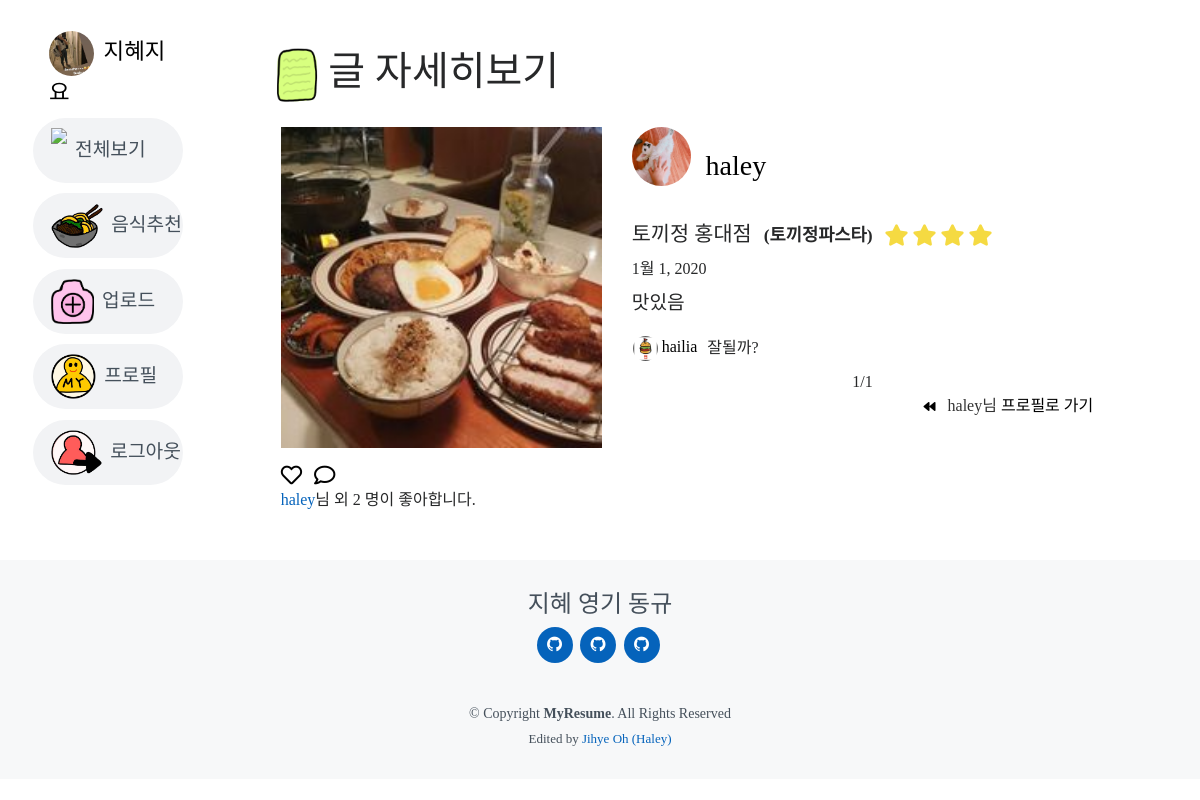
The app's page /reviews/haley/11/ (signed in) with its own data.
### accounts/models.py (models this page shows)
class User(AbstractUser):
    user_phone = models.CharField(max_length=13)
    user_created = models.DateTimeField(auto_now_add=True)
    user_score = models.IntegerField(default=0)
    user_profile_image = ProcessedImageField(
                    upload_to = 'user_profile_image',
                    processors=[ResizeToFill(500, 500)],
                    format='JPEG',
                    options={
                        'quality': 70},
                    default='default.png'
    )
    followers = models.ManyToManyField(settings.AUTH_USER_MODEL, related_name='followings')
    user_intro = models.CharField(max_length=40)

### maps/models.py (models this page shows)
class Review(models.Model):
    lat = models.FloatField()
    lng = models.FloatField()
    restaurant_address = models.CharField(max_length=30)
    restaurant_name = models.CharField(max_length=30)
    food_name = models.CharField(max_length=30)
    food_review = models.CharField(max_length=30)
    food_star = models.IntegerField()
    food_image = ProcessedImageField(
                upload_to='upload_photo',
                processors=[ResizeToFill(200, 200)],
                format='JPEG',
                options={
                    'quality': 80}
    )
    visit_date = models.DateField(auto_now_add=False)
    food_kind = models.CharField(max_length=10)
    user = models.ForeignKey(settings.AUTH_USER_MODEL, on_delete=models.CASCADE)
    like_users = models.ManyToManyField(settings.AUTH_USER_MODEL, related_name='like_reviews')
    class Meta:
        ordering = ['-id']

class Comment(models.Model):
    contents = models.TextField()
    created_at = models.DateTimeField(auto_now_add=True)
    review = models.ForeignKey(Review, on_delete=models.CASCADE, related_name='which_review')
    user = models.ForeignKey(settings.AUTH_USER_MODEL, on_delete=models.CASCADE, related_name='which_user')
    class Meta:
        ordering = ['-created_at']

### maps/views.py (the view)
# urls.py: path('<str:username>/<int:review_pk>/', views.review_detail, name='review-detail'),
@login_required
@require_http_methods(['GET', 'POST'])
def review_detail(request, username, review_pk):
    rankings = user_ranking()
    review = Review.objects.get(pk=review_pk)
    comments = Comment.objects.all()
    send_comments = []
    for comment in comments:
        if comment.review_id == review_pk:
            valid_comment = comment
            send_comments.append(valid_comment)
    for send in send_comments:
        print(send.review_id)
        print(send.contents)
        print(send.review.user.username)
    paginator = Paginator(send_comments, 5)
    page_number = request.GET.get('page')
    send_comments = paginator.get_page(page_number)
    context = {
        'review' : review,
        'comments' : comments,
        'rankings' : rankings,
        'send_comments' : send_comments,
    }
    return render(request, 'maps/review_detail.html', context)

### maps/views.py (called while the page is built)
def user_ranking():
    User = get_user_model()
    users = User.objects.all()
    if len(users) >3:
        while len(users) == 3:
            del users[-1]
    ranking = {
        'ranking' : users,
    }
    return ranking

### maps/templates/maps/review_detail.html (shortened to what this page needs)
{% extends 'base.html' %}
{% load bootstrap4 %}
{% load static %}
{% block content %}
<div class="container4 mt-5">
    <h1><img src="{% static 'img/nav/review.png' %}" class="page-icon mr-2 ml-2">글 자세히보기</h1>
    <div class="container mt-4" >
        <div class="row">
            <div class="col-5 d-flex align-items-center justify-space-center">
                <div style="width:100%">
                    <img src="{{ review.food_image.url }}" width="100%"><br>
                    <div class="mt-3">
                        <div>
                            <div>
                                {% if request.user in review.like_users.all %}
                                <i role="button" class="fas fa-heart fa-lg like-button" data-id="{{ review.pk }}" style="color: red;"></i>
                                {% else %}
                                <i role="button" class="far fa-heart fa-lg like-button" data-id="{{ review.pk }}" style="color: black;"></i>
                                {% endif %}
                                {% if request.user.is_authenticated %}
                                <a href="#" style="color:black"><i onclick="window.open('http://127.0.0.1:8000/reviews/{{ request.user.username }}/{{ review.pk }}/comment/create', '댓글달기', 'width=700, height=500, top=200, left=400, toolbar=no, scrollbars=no, resizable=no');"class="far fa-comment fa-lg ml-2"></i></a>
                                {% endif %}
                                {% if review.like_users.count > 1 %}
                                <span class="user-select-none d-block"><a href="{% url 'accounts:profile' review.like_users.all|random %}">{{ review.like_users.all|random }}</a>님 외 {{ review.like_users.count }} 명이 좋아합니다.</span>
                                {% endif %}
                            </div>
                        </div>
                    </div>
                </div>
            </div>
            <div class="col-7">
                <a style="color:black;" href="{% url 'accounts:profile' review.user.username %}">
                    <h3><img src="{{ review.user.user_profile_image.url }}" class="rounded-circle mr-2 mb-4 all-profile" >
                    {{ review.user.username }}</h3>
                </a>
                <span class="mt-2" style="font-size:1.3rem">{{ review.restaurant_name }}</span>
                <span class="font-bold ml-2 mr-2" style="font-size:1.1rem">({{ review.food_name }})</span>
                {% if review.food_star == 5 %}
                <i class="fas fa-star fa-lg mr-1" style="color:#f5da42"></i><i class="fas fa-star fa-lg mr-1" style="color:#f5da42"></i><i class="fas fa-star fa-lg mr-1" style="color:#f5da42"></i><i class="fas fa-star fa-lg mr-1" style="color:#f5da42"></i><i class="fas fa-star fa-lg mr-1" style="color:#f5da42"></i>
                {% elif review.food_star == 4 %}
                <i class="fas fa-star fa-lg mr-1" style="color:#f5da42"></i><i class="fas fa-star fa-lg mr-1" style="color:#f5da42"></i><i class="fas fa-star fa-lg mr-1" style="color:#f5da42"></i><i class="fas fa-star fa-lg mr-1" style="color:#f5da42"></i>
                {% elif review.food_star == 3 %}
                <i class="fas fa-star fa-lg mr-1" style="color:#f5da42"></i><i class="fas fa-star fa-lg mr-1" style="color:#f5da42"></i><i class="fas fa-star fa-lg mr-1" style="color:#f5da42"></i>
                {% elif review.food_star == 2 %}
                <i class="fas fa-star fa-lg mr-1" style="color:#f5da42"></i><i class="fas fa-star fa-lg mr-1" style="color:#f5da42"></i>
                {% else %}
                <i class="fas fa-star fa-lg mr-1" style="color:#f5da42"></i>
                {% endif %}
                <span class="d-block font-light mt-2" style="font-size:1.0rem">{{ review.visit_date }}</span>
                <div class="portfolio-info mb-3">
                    <p class="mt-2 mb-1" style="font-size:1.2em">{{ review.food_review }}</p>
                </div>
                {% for comment in send_comments %}
                <div class="mb-2">
                    <table style="border:white">
                        <tr>
                            <td><a style="color:black" href="{% url 'accounts:profile' comment.user.username %}"><span><img src="{{ comment.user.user_profile_image.url }}" width="25px"class="rounded-circle mr-1" >{{ comment.user.username }}</span></a></td>
                            <td><span class="ml-2 d-inline font-light">{{ comment.contents }}</span></td>
                        </tr>
                    </table>
                </div>
                {% endfor %}
                <div class="pagination d-flex justify-content-center">
                    <span class="step-links">
                    <span class="current">
                        {{ send_comments.number }}/{{ send_comments.paginator.num_pages }}
                    </span>
                    </span>
                </div>
                <div class="d-flex align-items-row justify-content-end">
                    {% if review.user == request.user %}
                    <a style="color:black" href="{% url 'accounts:profile' request.user.username %}">
                    {% else %}
                    <a style="color:black" href="{% url 'accounts:profile' review.user.username %}">
                    {% endif %}
                        <i class="fas fa-backward fa-xs mr-2" style="color:black"></i>
                            {% if review.user == request.user %}
                                내 프로필로
                            {% else %}
                                <span style="color:black; opacity:0.8;" class="mr-1">{{ review.user }}님</span>프로필로 가기
                            {% endif %}
                    </a>
                </div>
            </div>
        </div>
    </div>
</div>
{% endblock %}

### foother/templates/_nav.html (shortened to what this page needs)
{% load static %}
  <header id="header" class="mt-2" >
  <link rel="stylesheet" href="https://use.fontawesome.com/releases/v5.13.1/css/all.css">
    <div class="text-left ml-3 mt-2 mb-2">
      {% if request.user.is_authenticated %}
          <a href="{% url 'accounts:profile' request.user.username %}" style="color:black; font-size:1.4rem">
          <img src="{{ request.user.user_profile_image.url }}" class="rounded-circle nav-user-icon mr-1">
          {{ request.user }}</a>
      {% endif %}
    </div>
    <nav class="nav-menu d-flex flex-column justify-content-flex-start">
      <ul>
        <li><a href="{% url 'maps:review-all' %}"><img src="{% static 'img/nav/all.png' %}" class="nav-icon mr-2 ">전체보기</a></li>
        <li><a href="{% url 'foother-index' %}"><img src="{% static 'img/nav/foodrec.png' %}" class="nav-icon mr-2 ">음식추천</a></li>
        {% if request.user.is_authenticated %}
        <li><a href="{% url 'maps:review-create' %}"><img src="{% static 'img/nav/upload.png' %}" class="nav-icon mr-2 ">업로드</a></li>
        <li><a href="{% url 'accounts:profile' request.user.username  %}"><img src="{% static 'img/nav/profile.png' %}" class="nav-icon mr-2">프로필</a></li>
        {% endif %}
      {% if request.user.is_authenticated %}
        <li><a href="{% url 'accounts:logout' %}"><img src="{% static 'img/nav/logout.png' %}" class="nav-icon mr-2 ">로그아웃</a></li>
      {% endif %}
      </ul>
    </nav>
  </header>

### foother/static/style/style.css (style rules this page uses)
body { font-family: 'InfinitySans-RegularA1'; color: #272829; }
a { color: #0563bb; }
#header { margin-left: 1.5%; width : 15%; position: fixed; top: 0; left: 0; bottom: 0; z-index: 9997; transition: all 0.5s; padding: 15px; overflow-y: auto; }
.nav-menu * { margin: 0; padding: 0; list-style: none; }
.nav-menu > ul > li { position: relative; white-space: nowrap; }
.nav-menu a { display: flex; align-items: center; color: #45505b; padding: 10px 18px; margin-bottom: 7%; transition: 0.3s; font-size: 1.2rem; border-radius: 40px; background: #f2f3f5; height: 50%; width: 100%; overflow: hidden; transition: 0.3s; }
@media (min-width: 992px) { .nav-menu a { width: 100%; } }
.container4 { margin-left : 4%; margin-right : 2%; }
.nav-icon { height : 45px; }
.page-icon { height : 55px; }
.nav-user-icon { height : 45px; }
.all-profile { width: 2.1em; }
.font-light { font-weight:200; }
.font-bold { font-weight:700; }

### records on screen
User: user.user_profile_image (picture), user "지혜지요"
Review: food_image (picture), like_users.count "2", user.user_profile_image (picture), user.username "haley", restaurant_name "토끼정 홍대점", food_name "토끼정파스타", visit_date "1월 1, 2020", food_review "맛있음", user "haley"
Comment: user.user_profile_image (picture), user.username "hailia", contents "잘될까?"

### other values on screen
{{ send_comments.number }} "1"
{{ send_comments.paginator.num_pages }} "1"
